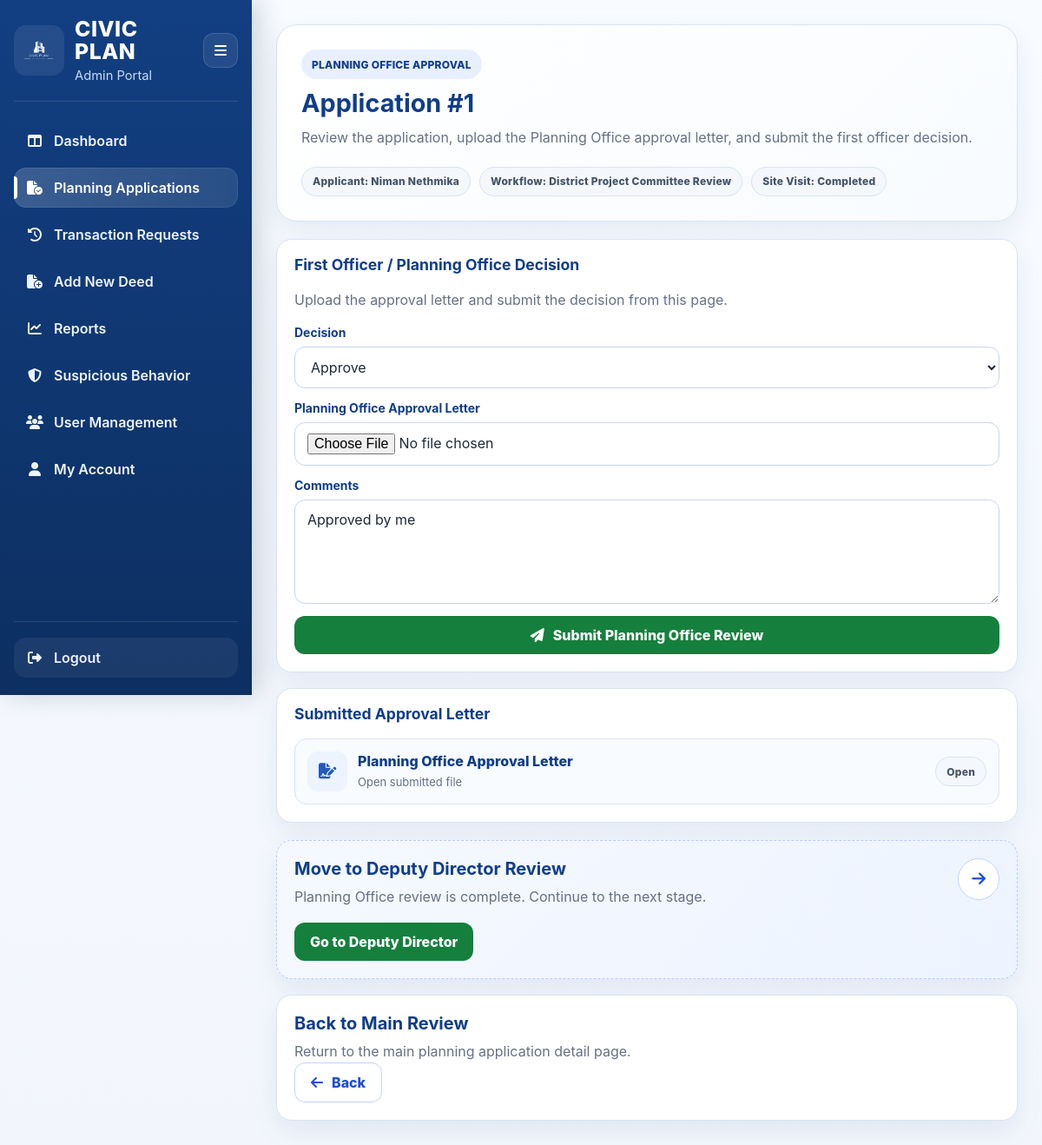
/admin/planning-applications/1/planning-office (signed in), run on the app's committed database.
### tables this page shows
CREATE TABLE planning_applications (
        application_id INTEGER PRIMARY KEY AUTOINCREMENT,
        user_id INTEGER NOT NULL,
        status TEXT NOT NULL DEFAULT 'Draft',
        current_step TEXT DEFAULT '1',
        created_at TEXT DEFAULT CURRENT_TIMESTAMP,
        updated_at TEXT DEFAULT CURRENT_TIMESTAMP,
        reviewed_by INTEGER,
        reviewed_at TEXT,
        admin_comment TEXT,
        decision_pdf_path TEXT,
        workflow_stage TEXT DEFAULT 'Submitted',

        site_visit_required INTEGER DEFAULT 1,
        site_visit_status TEXT DEFAULT 'Pending',

        additional_docs_required INTEGER DEFAULT 0,

        planning_office_decision TEXT,
        planning_office_comment TEXT,
        planning_office_letter_path TEXT,

        first_officer_decision TEXT,
        first_officer_comment TEXT,
        first_officer_by INTEGER,
        first_officer_at TEXT,

        deputy_director_decision TEXT,
        deputy_director_comment TEXT,
        deputy_director_by INTEGER,
        deputy_director_at TEXT,

        committee_decision TEXT,
        committee_comment TEXT,
        committee_by INTEGER,
        committee_at TEXT, first_officer_letter_path TEXT, deputy_director_letter_path TEXT,

        FOREIGN KEY (user_id) REFERENCES users(user_id)
    );

CREATE TABLE users (
        user_id INTEGER PRIMARY KEY AUTOINCREMENT,
        first_name TEXT NOT NULL,
        last_name TEXT NOT NULL,
        phone_number TEXT,
        email TEXT NOT NULL,
        password_hash TEXT NOT NULL,
        date_of_birth TEXT,
        address TEXT,
        city TEXT,
        nic TEXT NOT NULL,
        employee_id TEXT,
        is_admin BOOLEAN DEFAULT 0,
        is_active BOOLEAN DEFAULT 1,
        created_at TEXT DEFAULT CURRENT_TIMESTAMP
    , failed_login_attempts INTEGER DEFAULT 0, account_locked_until TEXT, lockout_stage INTEGER DEFAULT 0, post_lock_failed_attempts INTEGER DEFAULT 0);

### routes/admin_planning_application_routes.py (the view)
@admin_planning_bp.route("/admin/planning-applications/<int:application_id>/planning-office", endpoint="planning_office_approval")
def planning_office_approval(application_id):
    admin_user, redirect_response = admin_required()
    if redirect_response:
        return redirect_response
    data = fetch_full_application_bundle(application_id)
    if not data:
        flash("Application not found.", "error")
        return redirect(url_for("admin_planning.admin_planning_applications"))
    return render_template(
        "planning_office_approval.html",
        user=admin_user,
        application=data["application"],
        attachments=data["attachments"],
        requested_documents=data["requested_documents"],
        workflow_history=data["workflow_history"],
        active_page="planning_applications",
    )

### database/db_connection.py (called while the page is built)
def get_connection():
    conn = sqlite3.connect(DB_PATH)
    conn.row_factory = sqlite3.Row
    conn.execute("PRAGMA foreign_keys = ON")
    return conn

### routes/admin_routes.py (called while the page is built)
def get_current_user():
    if "user_id" not in session:
        return None
    conn = get_connection()
    cursor = conn.cursor()
    cursor.execute(
        """
        SELECT *
        FROM users
        WHERE user_id = ?
        """,
        (session["user_id"],),
    )
    user = cursor.fetchone()
    conn.close()
    return user

def admin_required():
    user = get_current_user()
    if not user:
        track_unauthorized_access()
        flash("Please sign in first.", "error")
        return None, redirect(url_for("auth.login"))
    if not user["is_admin"]:
        track_unauthorized_access()
        flash("Admin access only.", "error")
        return None, redirect(url_for("main.dashboard"))
    return user, None

### routes/password_reset_routes.py (called while the page is built)
def _is_logged_in_user():
    return session.get("user_id") is not None or session.get("admin_id") is not None

@password_reset_bp.app_context_processor
def inject_password_reset_context():
    return_to = session.get("password_reset_return_to")
    if return_to == "account" and _is_logged_in_user():
        reset_back_url = url_for("user.account")
        reset_back_text = "Back to My Account"
    else:
        reset_back_url = url_for("auth.login")
        reset_back_text = "Back to Login"
    return {
        "reset_logged_in": _is_logged_in_user(),
        "reset_back_url": reset_back_url,
        "reset_back_text": reset_back_text,
    }

### templates/planning_office_approval.html (shortened to what this page needs)
<!DOCTYPE html>
<html lang="en">
<head>
    <link rel="stylesheet" href="{{ url_for('static', filename='admin_sidebar.css') }}">
    <link rel="stylesheet" href="{{ url_for('static', filename='admin_planning_office_approval.css') }}">
    <link rel="stylesheet" href="https://cdnjs.cloudflare.com/ajax/libs/font-awesome/6.5.0/css/all.min.css">
</head>
<body>
    <div class="dashboard-shell">
        {% include 'partials/admin_sidebar.html' %}
        <main class="main-content">
            <div class="page-shell">
                <section class="topbar">
                    <div class="topbar-left">
                        <span class="page-kicker">Planning Office Approval</span>
                        <h1>Application #{{ application['application_id'] }}</h1>
                        <p>
                            Review the application, upload the Planning Office approval letter,
                            and submit the first officer decision.
                        </p>
                    </div>
                    <div class="topbar-right">
                        <span class="chip">Applicant: {{ application['first_name'] }} {{ application['last_name'] }}</span>
                        <span class="chip">Workflow: {{ application['workflow_stage'] or '-' }}</span>
                        <span class="chip">Site Visit: {{ application['site_visit_status'] or '-' }}</span>
                    </div>
                </section>
                <section class="approval-page-grid">
                    <div class="left-column">
                        <div class="card">
                            <div class="card-header">
                                <h2 class="card-title">First Officer / Planning Office Decision</h2>
                            </div>
                            <div class="card-body">
                                <p class="card-desc">
                                    Upload the approval letter and submit the decision from this page.
                                </p>
                                <form method="POST"
                                      action="{{ url_for('admin_planning.submit_planning_office_review', application_id=application['application_id']) }}"
                                      enctype="multipart/form-data"
                                      class="stage-form">
                                    <div class="form-group">
                                        <label for="decision">Decision</label>
                                        <select id="decision" name="decision" required>
                                            <option value="Approved"
                                                {% if application['planning_office_decision'] == 'Approved' %}selected{% endif %}>
                                                Approve
                                            </option>
                                        </select>
                                    </div>
                                    <div class="form-group">
                                        <label for="approval_letter">Planning Office Approval Letter</label>
                                        <input type="file"
                                               id="approval_letter"
                                               name="approval_letter"
                                               accept=".pdf,.doc,.docx">
                                    </div>
                                    <div class="form-group">
                                        <label for="po_comment">Comments</label>
                                        <textarea id="po_comment"
                                                  name="po_comment"
                                                  placeholder="Add Planning Office comments">{{ application['planning_office_comment'] or '' }}</textarea>
                                    </div>
                                    <button class="btn btn-success" type="submit">
                                        <i class="fa-solid fa-paper-plane"></i>
                                        Submit Planning Office Review
                                    </button>
                                </form>
                            </div>
                        </div>
                        {% if application['planning_office_letter_path'] %}
                        <div class="card">
                            <div class="card-header">
                                <h2 class="card-title">Submitted Approval Letter</h2>
                            </div>
                            <div class="card-body">
                                <a class="doc-card"
                                   href="/{{ application['planning_office_letter_path'] }}"
                                   target="_blank">
                                    <div class="doc-left">
                                        <div class="doc-icon">
                                            <i class="fa-solid fa-file-signature"></i>
                                        </div>
                                        <div>
                                            <div class="doc-title">Planning Office Approval Letter</div>
                                            <div class="doc-sub">Open submitted file</div>
                                        </div>
                                    </div>
                                    <span class="doc-badge">Open</span>
                                </a>
                            </div>
                        </div>
                        {% endif %}
                    </div>
                    <div class="right-column">
                        {% if application['planning_office_decision'] in ['Approved', 'Rejected'] %}
                        <div class="action-card highlight-card">
                            <div class="action-card-top">
                                <div>
                                    <h3>Move to Deputy Director Review</h3>
                                    <p>Planning Office review is complete. Continue to the next stage.</p>
                                </div>
                                <div class="arrow-icon">
                                    <i class="fa-solid fa-arrow-right"></i>
                                </div>
                            </div>
                            <a class="btn btn-success"
                               href="{{ url_for('admin_planning.deputy_director_review_page', application_id=application['application_id']) }}">
                                Go to Deputy Director
                            </a>
                        </div>
                        {% endif %}
                        <div class="action-card">
                            <h3>Back to Main Review</h3>
                            <p>Return to the main planning application detail page.</p>
                            <a class="btn btn-outline"
                               href="{{ url_for('admin_planning.review_planning_application', application_id=application['application_id']) }}">
                                <i class="fa-solid fa-arrow-left"></i>
                                Back
                            </a>
                        </div>
                    </div>
                </section>
            </div>
        </main>
    </div>
</body>
</html>

### data on the page
planning_applications: application_id "1", workflow_stage "District Project Committee Review", site_visit_status "Completed", decision "Approve", po_comment "Approved by me"
users: first_name "Niman", last_name "Nethmika"
